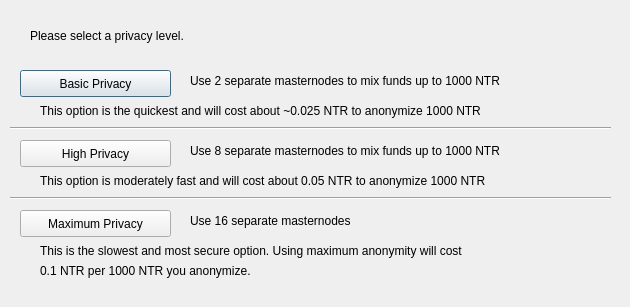
<?xml version="1.0" encoding="UTF-8"?>
<ui version="4.0">
 <class>DarksendConfig</class>
 <widget class="QDialog" name="DarksendConfig">
  <property name="geometry">
   <rect>
    <x>0</x>
    <y>0</y>
    <width>630</width>
    <height>307</height>
   </rect>
  </property>
  <property name="windowTitle">
   <string>Configure Darksend</string>
  </property>
  <widget class="QPushButton" name="buttonBasic">
   <property name="geometry">
    <rect>
     <x>20</x>
     <y>70</y>
     <width>151</width>
     <height>27</height>
    </rect>
   </property>
   <property name="text">
    <string>Basic Privacy</string>
   </property>
  </widget>
  <widget class="QPushButton" name="buttonHigh">
   <property name="geometry">
    <rect>
     <x>20</x>
     <y>140</y>
     <width>151</width>
     <height>27</height>
    </rect>
   </property>
   <property name="text">
    <string>High Privacy</string>
   </property>
  </widget>
  <widget class="QPushButton" name="buttonMax">
   <property name="geometry">
    <rect>
     <x>20</x>
     <y>210</y>
     <width>151</width>
     <height>27</height>
    </rect>
   </property>
   <property name="text">
    <string>Maximum Privacy</string>
   </property>
  </widget>
  <widget class="QLabel" name="label">
   <property name="geometry">
    <rect>
     <x>30</x>
     <y>20</y>
     <width>571</width>
     <height>31</height>
    </rect>
   </property>
   <property name="text">
    <string>Please select a privacy level.</string>
   </property>
  </widget>
  <widget class="QLabel" name="label_2">
   <property name="geometry">
    <rect>
     <x>190</x>
     <y>70</y>
     <width>421</width>
     <height>21</height>
    </rect>
   </property>
   <property name="text">
    <string>Use 2 separate masternodes to mix funds up to 1000 NTR</string>
   </property>
  </widget>
  <widget class="QLabel" name="label_3">
   <property name="geometry">
    <rect>
     <x>190</x>
     <y>140</y>
     <width>411</width>
     <height>21</height>
    </rect>
   </property>
   <property name="text">
    <string>Use 8 separate masternodes to mix funds up to 1000 NTR</string>
   </property>
  </widget>
  <widget class="QLabel" name="label_4">
   <property name="geometry">
    <rect>
     <x>190</x>
     <y>210</y>
     <width>421</width>
     <height>21</height>
    </rect>
   </property>
   <property name="text">
    <string>Use 16 separate masternodes</string>
   </property>
  </widget>
  <widget class="QLabel" name="label_6">
   <property name="geometry">
    <rect>
     <x>40</x>
     <y>100</y>
     <width>561</width>
     <height>21</height>
    </rect>
   </property>
   <property name="text">
    <string>This option is the quickest and will cost about ~0.025 NTR to anonymize 1000 NTR</string>
   </property>
  </widget>
  <widget class="QLabel" name="label_7">
   <property name="geometry">
    <rect>
     <x>40</x>
     <y>170</y>
     <width>561</width>
     <height>21</height>
    </rect>
   </property>
   <property name="text">
    <string>This option is moderately fast and will cost about 0.05 NTR to anonymize 1000 NTR</string>
   </property>
  </widget>
  <widget class="QLabel" name="label_8">
   <property name="geometry">
    <rect>
     <x>40</x>
     <y>240</y>
     <width>561</width>
     <height>21</height>
    </rect>
   </property>
   <property name="text">
    <string>This is the slowest and most secure option. Using maximum anonymity will cost</string>
   </property>
  </widget>
  <widget class="QLabel" name="label_9">
   <property name="geometry">
    <rect>
     <x>40</x>
     <y>260</y>
     <width>561</width>
     <height>21</height>
    </rect>
   </property>
   <property name="text">
    <string>0.1 NTR per 1000 NTR you anonymize.</string>
   </property>
  </widget>
  <widget class="Line" name="line">
   <property name="geometry">
    <rect>
     <x>10</x>
     <y>120</y>
     <width>601</width>
     <height>16</height>
    </rect>
   </property>
   <property name="orientation">
    <enum>Qt::Horizontal</enum>
   </property>
  </widget>
  <widget class="Line" name="line_2">
   <property name="geometry">
    <rect>
     <x>10</x>
     <y>190</y>
     <width>601</width>
     <height>16</height>
    </rect>
   </property>
   <property name="orientation">
    <enum>Qt::Horizontal</enum>
   </property>
  </widget>
 </widget>
 <resources/>
 <connections/>
</ui>
